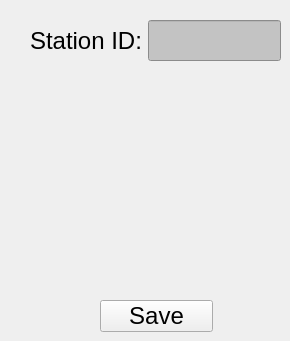
                <widget class="QWidget" name="tbSetting">
                 <attribute name="title">
                  <string>Tab 1</string>
                 </attribute>
                 <widget class="QPushButton" name="pbSettingSave">
                  <property name="geometry">
                   <rect>
                    <x>100</x>
                    <y>300</y>
                    <width>113</width>
                    <height>32</height>
                   </rect>
                  </property>
                  <property name="font">
                   <font>
                    <family>Arial</family>
                    <pointsize>18</pointsize>
                   </font>
                  </property>
                  <property name="styleSheet">
                   <string notr="true">background-color:rgb(68, 114, 196);
            color: white;   
            border-radius: 5px;}
		QPushButton:hover{background-color:rgb(195,195,195); 
            color: blue;}
		QPushButton:pressed{background-color:rgb(85, 170, 255);</string>
                  </property>
                  <property name="text">
                   <string>Save</string>
                  </property>
                 </widget>
                 <widget class="QWidget" name="layoutWidget">
                  <property name="geometry">
                   <rect>
                    <x>30</x>
                    <y>19</y>
                    <width>251</width>
                    <height>43</height>
                   </rect>
                  </property>
                  <layout class="QHBoxLayout" name="horizontalLayout_8">
                   <item>
                    <widget class="QLabel" name="label_6">
                     <property name="font">
                      <font>
                       <family>Arial</family>
                       <pointsize>18</pointsize>
                      </font>
                     </property>
                     <property name="text">
                      <string>Station ID:</string>
                     </property>
                    </widget>
                   </item>
                   <item>
                    <widget class="QLineEdit" name="leStationID">
                     <property name="minimumSize">
                      <size>
                       <width>0</width>
                       <height>41</height>
                      </size>
                     </property>
                     <property name="font">
                      <font>
                       <family>Arial</family>
                       <pointsize>18</pointsize>
                      </font>
                     </property>
                     <property name="styleSheet">
                      <string notr="true">background-color: rgb(195, 195, 195);</string>
                     </property>
                    </widget>
                   </item>
                  </layout>
                 </widget>
                </widget>
